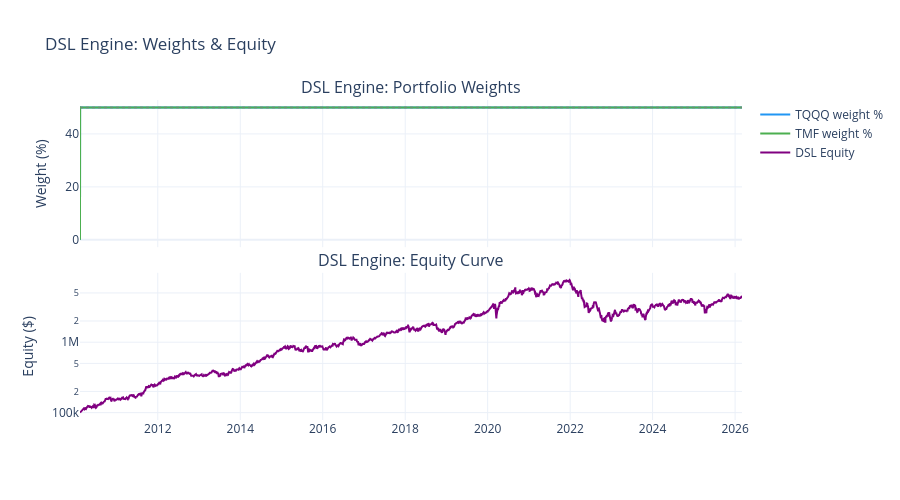

Notebook cell for this chart:
### Markdown cell above
### DSL Positions, Weights & Trades

### Code cell
# ====== DSL Engine Weights â€” Interactive Plotly ======
fig = make_subplots(rows=2, cols=1, shared_xaxes=True, vertical_spacing=0.08,
                    subplot_titles=('DSL Engine: Portfolio Weights', 'DSL Engine: Equity Curve'))

fig.add_trace(go.Scatter(x=result.weights.index, y=result.weights['TQQQ'] * 100,
                         name='TQQQ weight %', line=dict(color='#2196F3')), row=1, col=1)
fig.add_trace(go.Scatter(x=result.weights.index, y=result.weights['TMF'] * 100,
                         name='TMF weight %', line=dict(color='#4CAF50')), row=1, col=1)
fig.add_hline(y=50, line_dash='dot', line_color='gray', opacity=0.5, row=1, col=1)

fig.add_trace(go.Scatter(x=result.equity.index, y=result.equity,
                         name='DSL Equity', line=dict(color='purple')), row=2, col=1)

fig.update_yaxes(title_text='Weight (%)', row=1, col=1)
fig.update_yaxes(title_text='Equity ($)', type='log', row=2, col=1)
fig.update_layout(height=500, template='plotly_white', hovermode='x unified',
                  title='DSL Engine: Weights & Equity')
fig.show()

### Figure 1 — Plotly figure (JSON) as saved in the notebook; plotly's stock layout.template omitted (floating-point values rounded to 4 significant figures; data arrays with more than 128 entries replaced by an {"elided": "..."} marker saying what was removed)
{"data": [{"line": {"color": "#2196F3"}, "name": "TQQQ weight %", "type": "scatter", "x": {"elided": "4038 str values"}, "xaxis": "x", "y": {"elided": "4038 float values"}, "yaxis": "y"}, {"line": {"color": "#4CAF50"}, "name": "TMF weight %", "type": "scatter", "x": {"elided": "4038 str values"}, "xaxis": "x", "y": {"elided": "4038 float values"}, "yaxis": "y"}, {"line": {"color": "purple"}, "name": "DSL Equity", "type": "scatter", "x": {"elided": "4038 str values"}, "xaxis": "x2", "y": {"elided": "4038 float values"}, "yaxis": "y2"}], "layout": {"annotations": [{"font": {"size": 16}, "showarrow": false, "text": "DSL Engine: Portfolio Weights", "x": 0.5, "xanchor": "center", "xref": "paper", "y": 1, "yanchor": "bottom", "yref": "paper"}, {"font": {"size": 16}, "showarrow": false, "text": "DSL Engine: Equity Curve", "x": 0.5, "xanchor": "center", "xref": "paper", "y": 0.46, "yanchor": "bottom", "yref": "paper"}], "height": 500, "hovermode": "x unified", "shapes": [{"line": {"color": "gray", "dash": "dot"}, "opacity": 0.5, "type": "line", "x0": 0, "x1": 1, "xref": "x domain", "y0": 50, "y1": 50, "yref": "y"}], "title": {"text": "DSL Engine: Weights & Equity"}, "xaxis": {"anchor": "y", "domain": [0, 1], "matches": "x2", "showticklabels": false}, "xaxis2": {"anchor": "y2", "domain": [0, 1]}, "yaxis": {"anchor": "x", "domain": [0.54, 1], "title": {"text": "Weight (%)"}}, "yaxis2": {"anchor": "x2", "domain": [0, 0.46], "title": {"text": "Equity ($)"}, "type": "log"}}}
